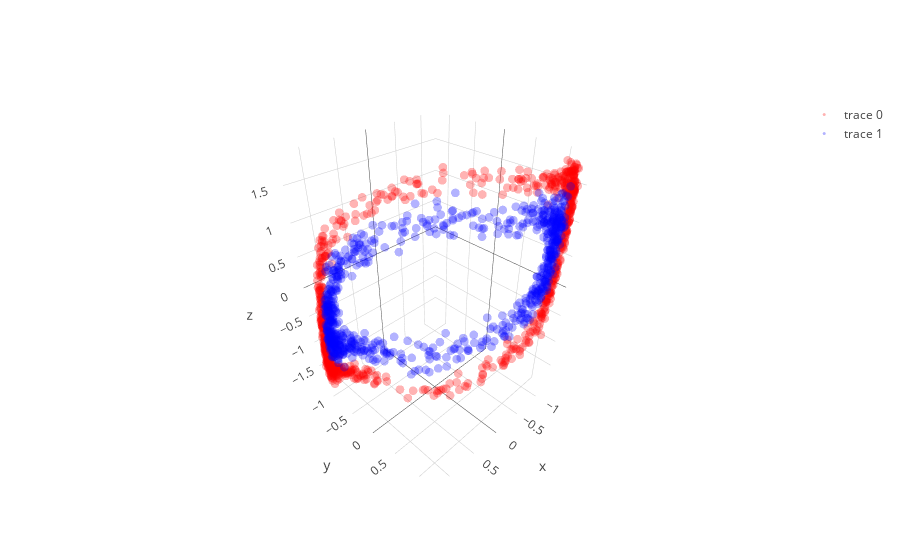
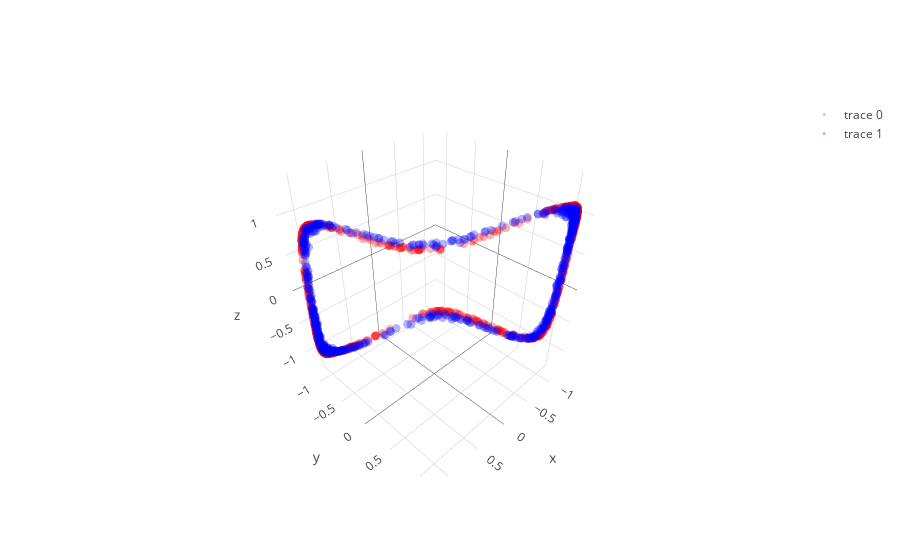

Write notebook code for charts like these, in order.
### Code cell
learning_rate = 0.00008; beta1=0.999; beta2=0.999; adam_e = 1e-8 

l1 = PCA_layer(2,3)
l1b= batch_norm()
l2 = PCA_layer(3,3)
l2b= batch_norm()
l3 = PCA_layer(3,2)

mini_batch_size    = 20
training_iteration = 100

copyX = np.copy(X)
for iter in range(training_iteration):

    copyX = shuffle(copyX)
    for current_batch_index in range(0,len(X),mini_batch_size):
        current_batch = copyX[current_batch_index:current_batch_index+mini_batch_size]
        layer1,layer1_var = l1.feed_non(current_batch,1)
        layer1bn = l1b.feed(layer1)
        layer2,layer2_var = l2.feed_non(layer1bn,1)
        layer2bn = l2b.feed(layer2)
        layer3,layer3_var = l3.feed_linear(layer2bn)

        sys.stdout.write("Iter: " + str(iter) + " " + str(layer1_var.mean() + layer2_var.mean() + layer3_var.mean()) + '\r')
        sys.stdout.flush()
        
        grad3 = l3.back_linear()
        grad2bn = l2b.back(grad3)
        grad2 = l2.back_non(grad2bn,cancel=0,sign_value=-1)
        grad1bn = l1b.back(grad2)
        grad1 = l1.back_non(grad1bn,cancel=0,sign_value=-1)
   
layer1,layer1_var = l1.feed_non(X,0)
layer1bn = l1b.feed(layer1)
layer2,layer2_var = l2.feed_non(layer1bn,0)
layer2bn = l2b.feed(layer2)
layer3,layer3_var = l3.feed_linear(layer2bn)

trace1 = go.Scatter3d(
    x=layer1bn[y==0,0],
    y=layer1bn[y==0,1],
    z=layer1bn[y==0,2],
    mode='markers',
    line=dict(color='red',width=0.5),
    marker=dict(size=3,opacity=0.3)
)
trace2 = go.Scatter3d(
    x=layer1bn[y==1,0],
    y=layer1bn[y==1,1],
    z=layer1bn[y==1,2],
    mode='markers',
    line=dict(color='blue',width=0.5),
    marker=dict(size=3,opacity=0.3)
)
data = [trace1,trace2]
fig  = go.Figure(data=data)
iplot(fig)

trace1 = go.Scatter3d(
    x=layer2bn[y==0,0],
    y=layer2bn[y==0,1],
    z=layer2bn[y==0,2],
    mode='markers',
    line=dict(color='red',width=0.5),
    marker=dict(size=3,opacity=0.3)
)
trace2 = go.Scatter3d(
    x=layer2bn[y==1,0],
    y=layer2bn[y==1,1],
    z=layer2bn[y==1,2],
    mode='markers',
    line=dict(color='blue',width=0.5),
    marker=dict(size=3,opacity=0.3)
)
data = [trace1,trace2]
fig  = go.Figure(data=data)
iplot(fig)

plt.figure(figsize=(8,6))
plt.scatter(layer3[y==0, 0], layer3[y==0, 1], color='red', alpha=0.5)
plt.scatter(layer3[y==1, 0], layer3[y==1, 1], color='blue', alpha=0.5)
plt.show()

### Figure 1 — Plotly figure (JSON) as saved in the notebook; plotly's stock layout.template omitted (floating-point values rounded to 4 significant figures; data arrays with more than 128 entries replaced by an {"elided": "..."} marker saying what was removed)
{"data": [{"line": {"color": "red", "width": 0.5}, "marker": {"opacity": 0.3, "size": 3}, "mode": "markers", "type": "scatter3d", "uid": "dadbc852-3b6f-4885-a3ba-67d4737ffea8", "x": {"elided": "750 float values"}, "y": {"elided": "750 float values"}, "z": {"elided": "750 float values"}}, {"line": {"color": "blue", "width": 0.5}, "marker": {"opacity": 0.3, "size": 3}, "mode": "markers", "type": "scatter3d", "uid": "387c9cc5-b305-40f7-b38f-238b4e0401a6", "x": {"elided": "750 float values"}, "y": {"elided": "750 float values"}, "z": {"elided": "750 float values"}}], "layout": {}}

### Figure 2 — Plotly figure (JSON) as saved in the notebook; plotly's stock layout.template omitted (floating-point values rounded to 4 significant figures; data arrays with more than 128 entries replaced by an {"elided": "..."} marker saying what was removed)
{"data": [{"line": {"color": "red", "width": 0.5}, "marker": {"opacity": 0.3, "size": 3}, "mode": "markers", "type": "scatter3d", "uid": "265ddc4b-ee8c-447d-a60b-d769f5df1765", "x": {"elided": "750 float values"}, "y": {"elided": "750 float values"}, "z": {"elided": "750 float values"}}, {"line": {"color": "blue", "width": 0.5}, "marker": {"opacity": 0.3, "size": 3}, "mode": "markers", "type": "scatter3d", "uid": "87a117bf-0d27-43ff-8f59-c9210b4076c5", "x": {"elided": "750 float values"}, "y": {"elided": "750 float values"}, "z": {"elided": "750 float values"}}], "layout": {}}
